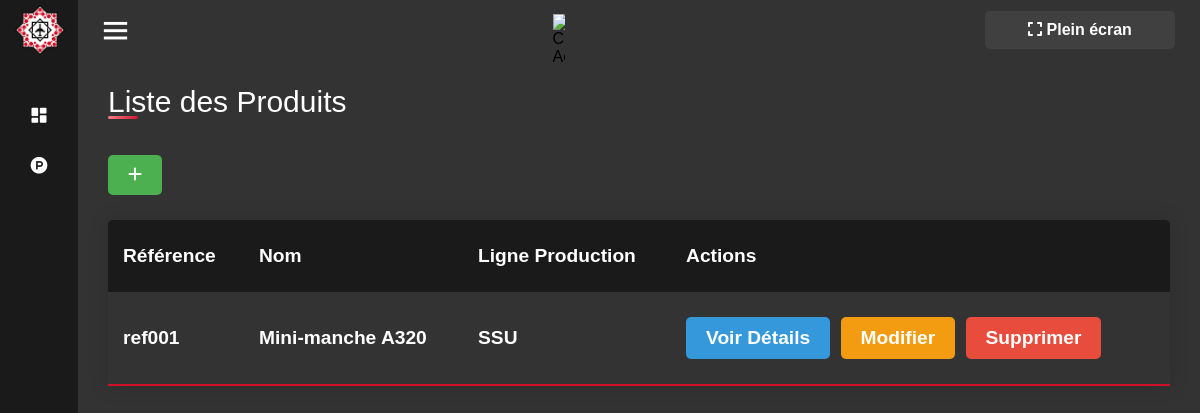
/produits/produits/, run on the app's committed database.
### Product/models.py (models this page shows, shortened)
class Produit(models.Model):
    reference = models.CharField(max_length=100)  # La référence du produit
    nom = models.CharField(max_length=200)  # Le nom du produit
    photo = models.ImageField(upload_to=upload_to, null=True, blank=True)  # La photo du produit (optionnelle)
    ligne_production = models.ForeignKey(LigneProd, on_delete=models.CASCADE, related_name='produits')  # La ligne de production à laquelle le produit est associé

class LigneProd(models.Model):
    nom = models.CharField(max_length=100)
    etat = models.CharField(max_length=2, choices=[('OK', 'OK'), ('KO', 'KO')])  # L'état de la ligne de production (OK ou KO)
    commentaire = models.CharField(max_length=300, null=True,)  # Un commentaire sur l'état de la ligne de production

### Product/views.py (the view)
# urls.py: path('produits/', views.liste_produits, name='liste_produits'),  # URL pour afficher la liste des produits
def liste_produits(request):
    produits = Produit.objects.all()
    try:
        objectif_hebdo = ObjectifHebdo.objects.first()
        if objectif_hebdo:
            takt_theo = math.floor(float(objectif_hebdo.quantite / (5 * 8)) * 10) / 10
        else:
            takt_theo = 0
    except:
        takt_theo = 0
    context = {
        "produits": produits,
        "titre": "Liste des produits",
        "takt_theo": takt_theo,
    }
    return render(request, 'liste_produits.html', context)

### Product/templates/liste_produits.html
{% extends "./base_template.html" %}
{% block content %}
<div class="container">
    <div class="title">Liste des Produits</div> </br></br>
    <a href="{% url 'ajouter_produit' %}"><button class="ajouter" style="background-color: #4CAF50; height: 40px;" ><i class="fas fa-plus"></i></button></a>
    <table id="tbl" class="content-table">
        <thead>
            <tr>
                <th>Référence</th>
                <th>Nom</th>
                <th>Ligne Production</th>
                <th>Actions</th>
            </tr>
        </thead>
        <tbody>
            {% for produit in produits %}
            <tr>
                <td>{{ produit.reference }}</td>
                <td>{{ produit.nom }}</td>
                <td>{{ produit.ligne_production.nom }}</td>
                <td>
                    <a href="{% url 'produit' produit.pk %}"><button class="voir">Voir Détails</button></a>
                    <a href="{% url 'modifier_produit' produit.pk %}"><button class="modifier">Modifier</button></a>
                    <a href="{% url 'supprimer_produit' produit.pk %}"><button class="supprimer" >Supprimer</button>
                    </a>
                </td>
            </tr>
            {% endfor %}
        </tbody>
    </table>
</div>
{% endblock %}

### static/css/style.css (style rules this page uses)
html { background-color: #333333; }
* { margin: 0; padding: 0; box-sizing: border-box; font-family: 'Arial', sans-serif; }
.content-table { border-collapse: collapse; margin: 25px 0; font-size: 1.2em; min-width: 100%; border-radius: 5px 5px 0 0; overflow: hidden; box-shadow: 0 0 20px rgba(0, 0, 0, 0.15); font-weight: bold; }
.content-table thead tr { background-color: #1a1a1a; color: #ffffff; text-align: left; font-weight: bold; }
.content-table th, .content-table td { padding: 25px 15px; }
.content-table tbody tr { border-bottom: 1px solid #1a1a1a; }
.content-table tbody tr:last-of-type { border-bottom: 2px solid #CE1126; }
button { padding: 10px 20px; color: #fff; border: none; border-radius: 5px; cursor: pointer; margin-right: 5px; font-size: 1em; font-weight: bold; }
a { text-decoration: none; display: inline-block; }
.voir { background-color: #3498db; }
.modifier { background-color: #f39c12; }
.supprimer { background-color: #e74c3c; }
.container { height: 100%; width: 100%; background-color: #333333; padding: 25px 30px; margin-bottom: 0px; color: white; }
.container .title { font-size: 30px; font-weight: 500; position: relative; }
.container .title::before { content: ""; position: absolute; left: 0; bottom: 0; height: 3px; width: 30px; border-radius: 5px; background: linear-gradient(135deg, #f58490, #CE1126); }

### data on the page
Produit: reference "ref001", nom "Mini-manche A320", ligne_production.nom "SSU"
